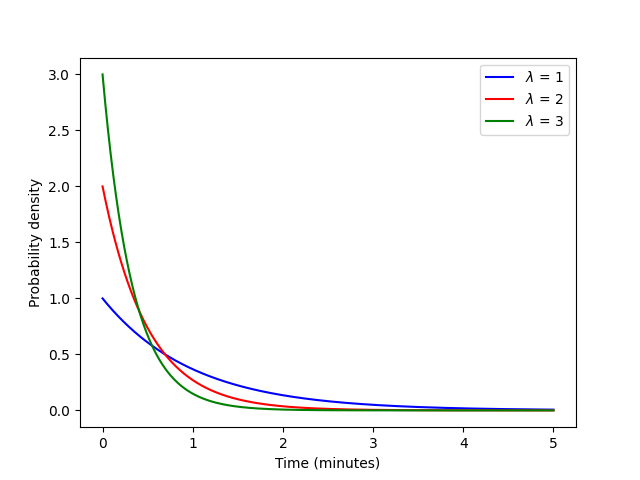

This figure's Python source:
import numpy as np
import matplotlib.pyplot as plt

# 设置图表参数
fig, ax = plt.subplots()

# 生成指数分布数据
x = np.linspace(0, 5, 1000)
colors = ['blue', 'red', 'green']

for i in range(3):
    lambda_ = i + 1
    y = lambda_ * np.exp(-lambda_ * x)
    ax.plot(x, y, label=f'$\lambda$ = {lambda_}', color=colors[i])

# 设置 x 轴和 y 轴标签
ax.set_xlabel('Time (minutes)')
ax.set_ylabel('Probability density')

# 添加图例
ax.legend()

# 保存图表
plt.savefig('exponential_distribution.png')

